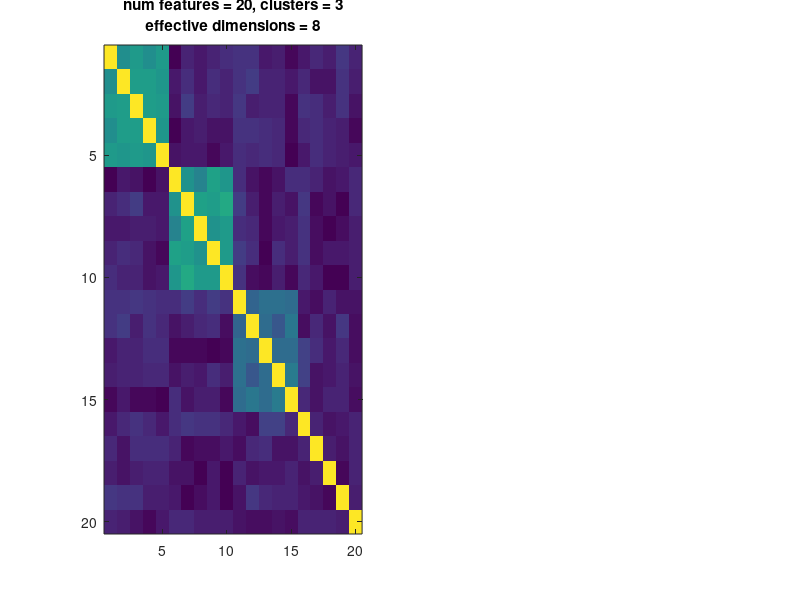

Recreate this plot in MATLAB. (Note: this script raises an error after producing the figure.)
% Compare imputation methods with simulated ground truth data.
% Used to generate panels of supplemental fig. 4

% define data dimensions
m = 400;        % number of observations
n = 20;        % number of features
q = 3;         % ground truth dimensionality
p = 5;          % number of features in each correlated cluster
cluster_cov = 0.5;

% impart correlations to cluster by adding shared noise
sim_cov = zeros(n);
for i=1:q
    j = (i-1)*p;
    if i==q
        sim_cov(j+1:j+p,j+1:j+p) = cluster_cov/2;
    else
        sim_cov(j+1:j+p,j+1:j+p) = cluster_cov;
    end
end
sim_cov(logical(diag(ones(n,1))))=1;
sim_data = mvnrnd(zeros(n,1),sim_cov,m);
sim_data = zscore(sim_data);

% display covariance matrix
figure;
ah=subplot(1,2,1);
imagesc(cov(sim_data));
k = n-q*(p-1);
title({sprintf('num features = %i, clusters = %i',n,q);...
    sprintf('effective dimensions = %i',k)});
colormap(ah,egoalley);
colorbar;

% plot connected components output
out = decathlonConnCompDropN(sim_data);
ah=subplot(1,2,2);
imagesc(out);
hold on;
plot([k k],[0.5 size(out,1)+.5],'k--');
ylabel('features dropped');
xlabel('effective dimensionality');
title('connected components heatmap');
colormap(ah,logjet_cmap);

%% test different methods of imputation

g_truth = nanzscore(sim_data);
frac_missing = linspace(0.1,0.5,9);
nreps = 100;

% mean imputation
mean_impute_mse = zeros(nreps,numel(frac_missing));
for i=1:numel(frac_missing)
    
    fprintf('iteration %i of %i\n',i,numel(frac_missing));
    for j=1:nreps
       D.data = g_truth;
       mask = rand(size(g_truth))<frac_missing(i);
       D.data(mask) = NaN;
       D.data = nanzscore(D.data);
       opts = {'Standardize',false};
       D = impute_decathlon_structs(D,opts{:});

       % calculate error
       residuals = D.data(mask) - g_truth(mask);
       mean_impute_mse(j,i) = mean(residuals.^2);
    end
end

% ALS median imputation
g_truth = nanzscore(sim_data);
frac_missing = linspace(0.1,0.5,9);
nreps = 1;

% mean imputation
mse = zeros(nreps,numel(frac_missing));
data = cell(nreps,numel(frac_missing));
avg_data = cell(nreps,numel(frac_missing));
masks = data;
als_data = data;
avg_mse = mse;
for i=1:numel(frac_missing)
    
    fprintf('iteration %i of %i\n',i,numel(frac_missing));
    for j=1:nreps
       D.data = g_truth;
       mask = rand(size(g_truth))<frac_missing(i);
       masks{j,i} = mask;
       D.data(mask) = NaN;
       [D,als_data{i,j}] = avg_als_impute(D,200);
       data{j,i} = D.data;

       % calculate error
       residuals = D.data(mask) - g_truth(mask);
       mse(j,i) = mean(residuals.^2);
       
       als_avg = cellfun(@(d) mean(d,3), als_data{i}, 'UniformOutput',false);
       avg_mse(i) = mean((als_avg{1}(masks{i}) - g_truth(masks{i})).^2);
       avg_data(i) = als_avg;
    end
end

% plot MSE between ALS/mean imputed data and the ground truth
figure;
clust_feat = false(size(mask));
clust_feat(:,1:n <= p*q) = true;
clust_mse = NaN(numel(frac_missing),2);
for i=1:numel(frac_missing)
    clust_mse(i,1) = mean((data{i}(masks{i}&clust_feat) - g_truth(masks{i}&clust_feat)).^2);
    clust_mse(i,2) = mean((data{i}(masks{i}&~clust_feat) - g_truth(masks{i}&~clust_feat)).^2);
end
hold on;
lh = gobjects(3,1);
lh(1)=plot(frac_missing,clust_mse(:,1),'r-');
lh(2)=plot(frac_missing,clust_mse(:,2),'k');
lh(3)=plot(frac_missing,mean(mean_impute_mse,1),'k--');
ylabel('MSE');
xlabel('fraction missing');
title('imputation error');
legend(lh,{'cluster ALS';'non-cluster ALS';'mean imputed'},'Location','SouthEast');
set(gca,'YLim',[0 1.2]);

% scatter ALS imputed data vs ground truth
figure;
for i=1:numel(frac_missing)
    
    subplot(3,3,i);
    
    % cluster features
    infilled = data{i}(masks{i}&clust_feat);
    gt = g_truth(masks{i}&clust_feat);
    pretty_scatter(gt,infilled,'r','MarkerSize',2); hold on;
    r1 = corr([gt infilled],'Type','pearson');
    
    % non cluster features
    infilled = data{i}(masks{i}&~clust_feat);
    gt = g_truth(masks{i}&~clust_feat);
    r2 = corr([gt infilled],'Type','pearson');
    pretty_scatter(gt,infilled,'k','MarkerSize',2);
    ylabel('imputed');
    xlabel('ground truth');
    title(sprintf('frac. missing = %0.2f, r = %0.2f',frac_missing(i),r(1,2)));
    axis('equal');
    legend({sprintf('cluster r=%0.2f',r1(1,2));...
        sprintf('non-cluster r=%0.2f',r2(1,2))});
    set(gca,'XLim',[-3.5 3.5],'YLim',[-3.5 3.5]);
end


% generate scree plots for ground truth, ALS, and mean imputed data
figure;
for i=1:numel(frac_missing)
    subplot(3,3,i);
    d = data{1,i};
    mask = rand(size(g_truth))<frac_missing(i);
    D.data = g_truth;
    D.data(mask) = NaN;
    opts = {'Standardize',false};
    D = impute_decathlon_structs(D,opts{:});
    [~,~,~] = plot_pca_bootstrap(d,100,95,'noncummulative',[1 0 0]);
    [~,~,~] = plot_pca_bootstrap(g_truth,100,95,'noncummulative',[0 0 1]);
    [~,~,~] = plot_pca_bootstrap(D.data,100,95,'noncummulative',[0 1 1]);
end

%% simulate several conn comp plots

% define data dimensions
m = 500;        % number of observations
n = 30;        % number of features
q = [3 6];         % ground truth dimensionality
p = [2 5];          % number of features in each correlated cluster
cluster_cov = [0.25 0.5];
fhs = gobjects(3,1);
for i=1:numel(fhs)
   fhs(i) = figure; 
end

for ii=1:numel(q)
    for jj=1:numel(p)
        for kk=1:numel(cluster_cov)
            
            ct = (ii-1)*numel(q)*numel(p) + (jj-1)*numel(p) + kk;
            
            % impart correlations to cluster by adding shared noise
            sim_cov = zeros(n);
            for i=1:q(ii)
                j = (i-1)*p(jj);
                if i==q(ii)
                    sim_cov(j+1:j+p(jj),j+1:j+p(jj)) = cluster_cov(kk)/2;
                else
                    sim_cov(j+1:j+p(jj),j+1:j+p(jj)) = cluster_cov(kk);
                end
            end
            sim_cov(logical(diag(ones(n,1))))=1;
            sim_data = mvnrnd(zeros(n,1),sim_cov,m);
            sim_data = zscore(sim_data);

            % display covariance matrix
            figure(fhs(1));
            ah=subplot(4,2,ct);
            imagesc(cov(sim_data));
            k = n-q(ii)*(p(jj)-1);
            title({sprintf('num features = %i, clusters = %i',n,q(ii));...
                sprintf('effective dimensions = %i',k)});
            axis('equal','tight');
            colormap(ah,egoalley);
            colorbar;
            caxis([-1 1]);
            drawnow;

            % plot connected components output
            out = decathlonConnCompDropN(sim_data);
            figure(fhs(2));
            ah=subplot(4,2,ct);
            imagesc(out);
            hold on;
            plot([k k],[0.5 size(out,1)+.5],'k--');
            ylabel('features dropped');
            xlabel('effective dimensionality');
            title('connected components heatmap');
            axis('equal','tight');
            colormap(ah,logjet_cmap);
            colorbar; caxis([0 1]);
            drawnow;
            
            % plot connected components output
            [~,bin_cts]=decathlonConnCompSweep(sim_data,200);
            figure(fhs(3));
            ah=subplot(4,2,ct);
            histogram(bin_cts,1:size(sim_data,2),'Normalization','probability');
            hold on;
            plot([k k]+0.5,[0 1],'k--');
            set(ah,'YLim',[0 1],'YTick',0:0.2:1);
            ylabel('probability');
            xlabel('effective dimensionality');
            drawnow;
        end
    end
end
